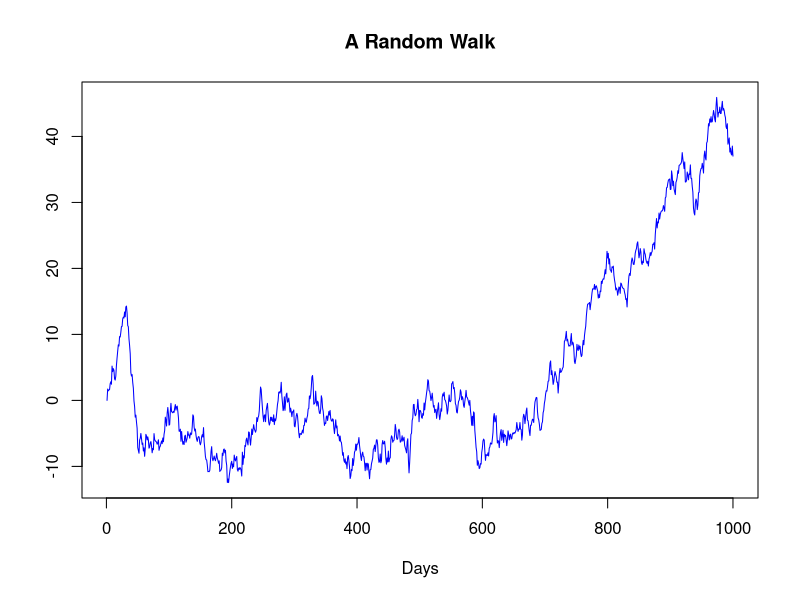
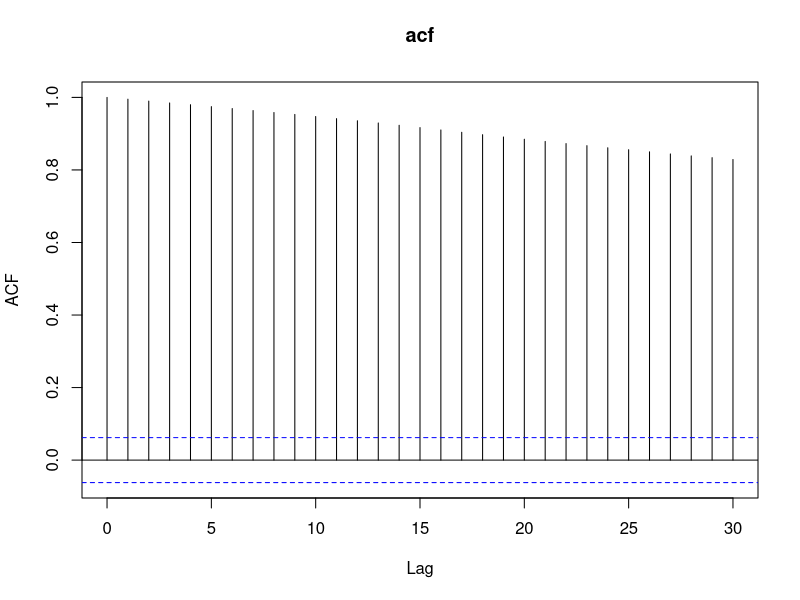
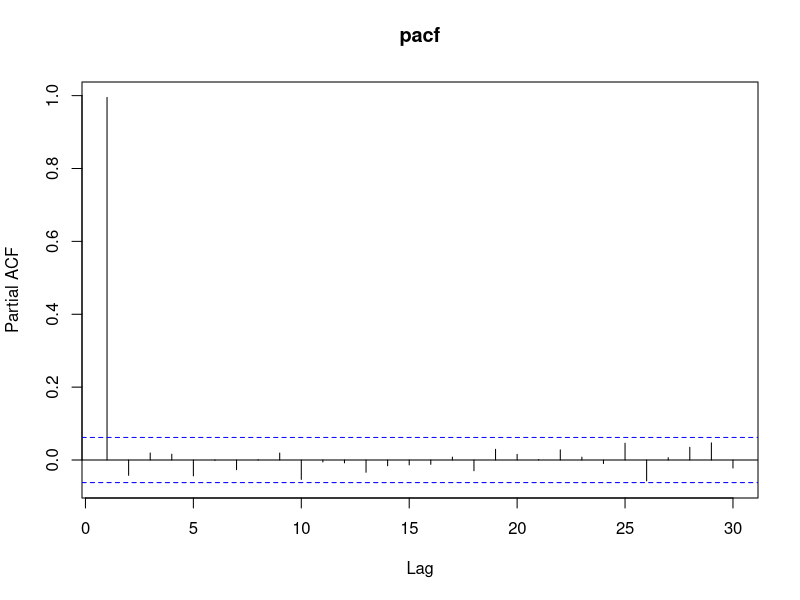
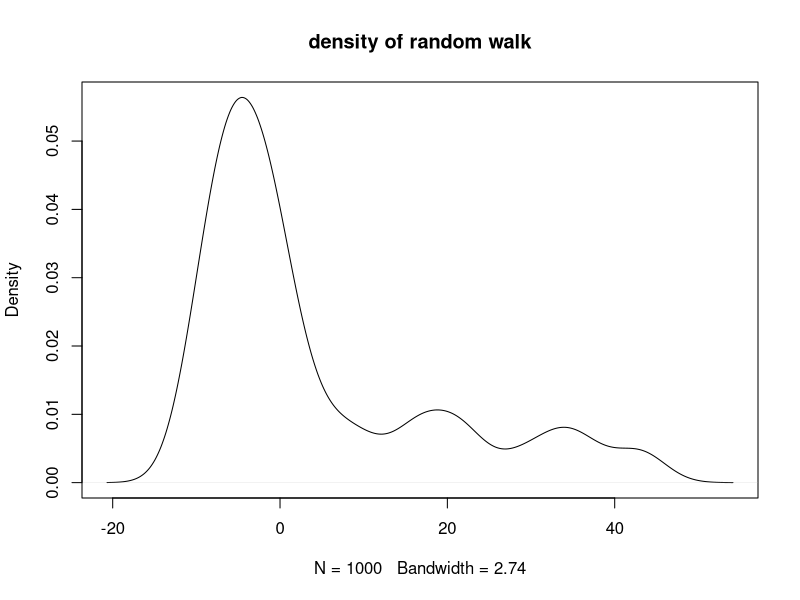
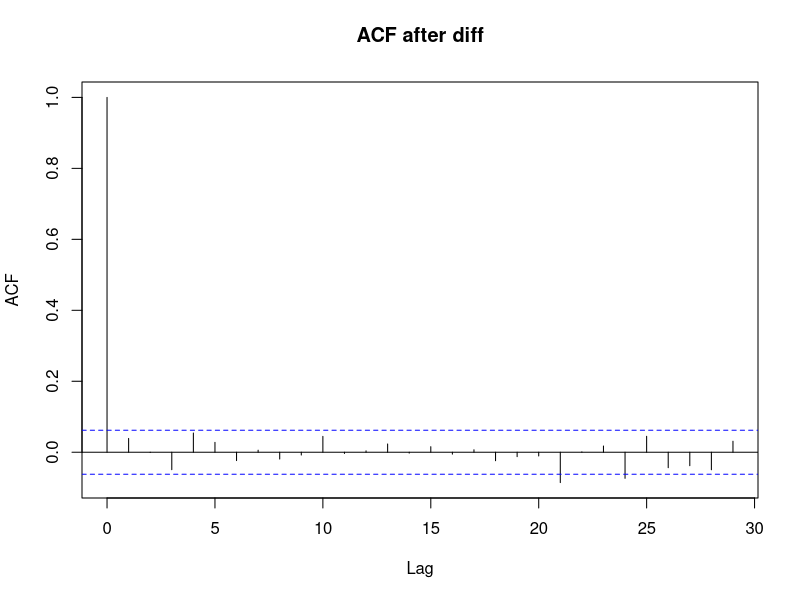
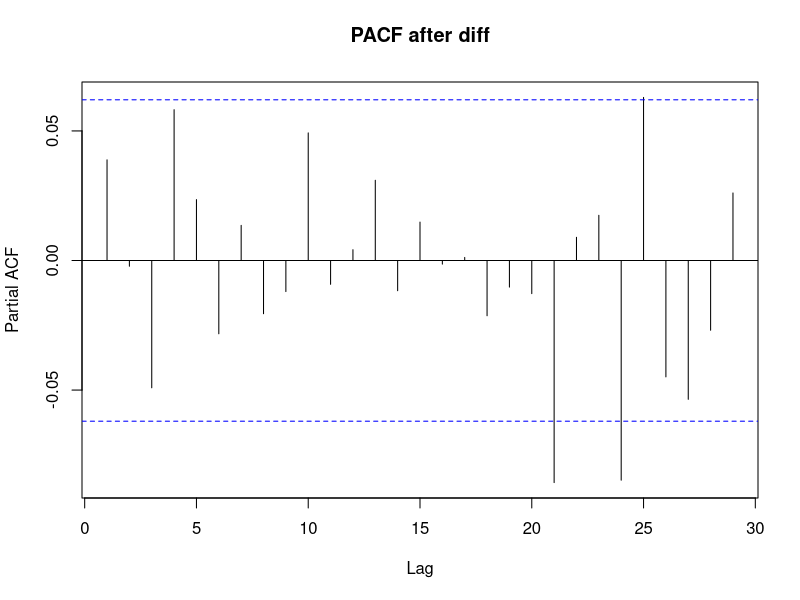
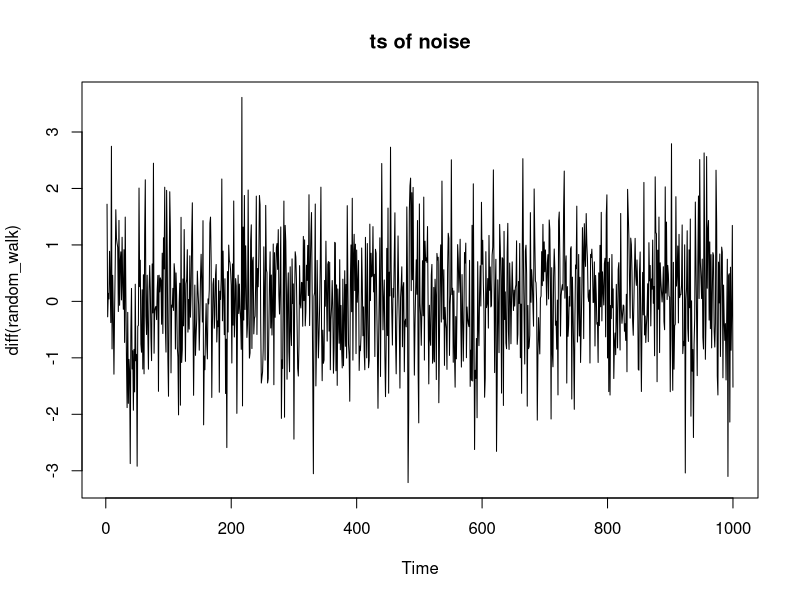
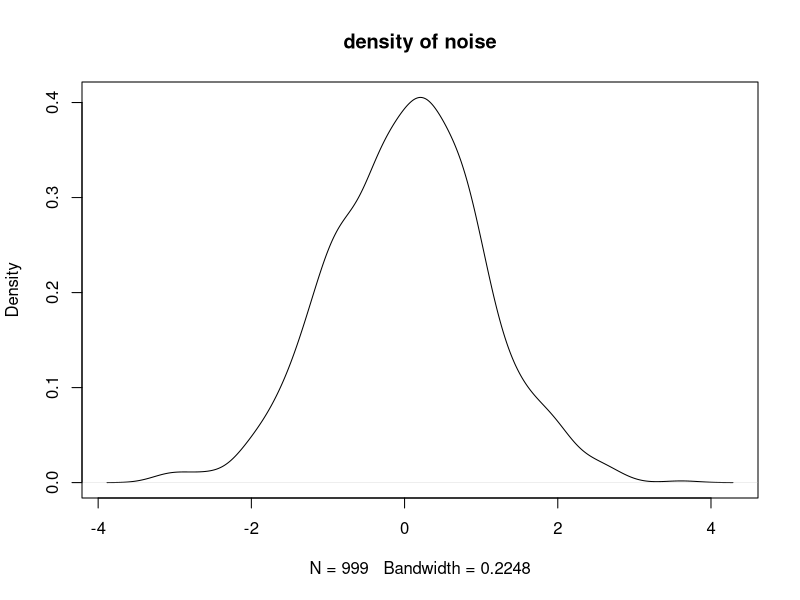

These charts were generated, in order, by the following R code:
x = NULL
x[1] = 0
for (i in 2:1000){
  x[i] = x[i-1] + rnorm(1)
}

random_walk = NULL
random_walk = ts(x)
plot(random_walk, main=' A Random Walk ', ylab='', xlab='Days', col='blue', lwd=1)


# acf 显示出强的前后相关性
acf(random_walk, main='acf')
# pacf 则无相关性特征
pacf(random_walk, main='pacf')

d <- density(random_walk)
plot(d, main='density of random walk')

acf(diff(random_walk), main='ACF after diff')
pacf(diff(random_walk), main='PACF after diff')

plot(diff(random_walk), main='ts of noise')
d1 <- density(diff(random_walk))
plot(d1, main='density of noise')